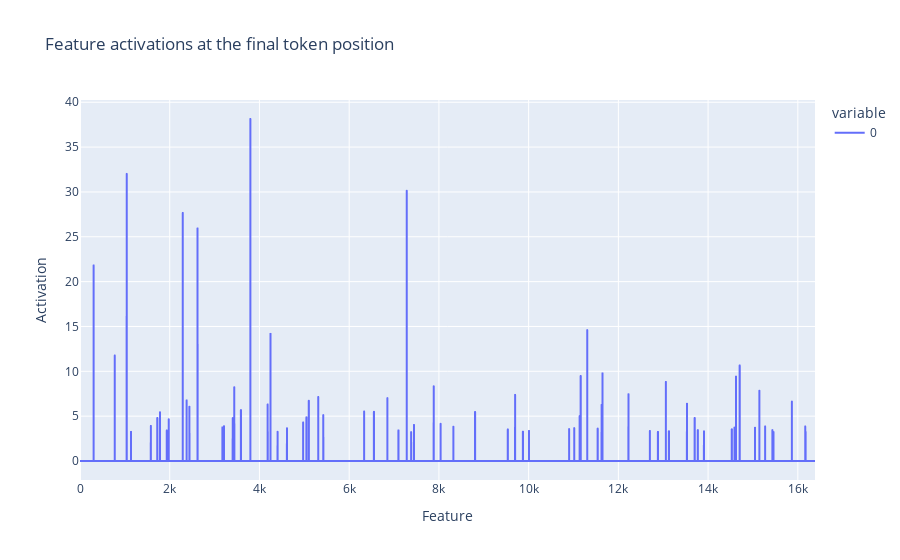

The cell this chart's notebook holds for it:
### Code cell
px.line(
    cache['blocks.12.hook_resid_post.hook_sae_acts_post'][0, -1, :].cpu().numpy(),
    title="Feature activations at the final token position",
    labels={"index": "Feature", "value": "Activation"},
).show()

### Figure 1 — Plotly figure (JSON) as saved in the notebook; plotly's stock layout.template omitted (floating-point values rounded to 4 significant figures; data arrays with more than 128 entries replaced by an {"elided": "..."} marker saying what was removed)
{"data": [{"hovertemplate": "variable=0<br>Feature=%{x}<br>Activation=%{y}<extra></extra>", "legendgroup": "0", "line": {"color": "#636efa", "dash": "solid"}, "marker": {"symbol": "circle"}, "mode": "lines", "name": "0", "showlegend": true, "type": "scattergl", "x": {"elided": "16384 int values"}, "xaxis": "x", "y": {"elided": "16384 float values"}, "yaxis": "y"}], "layout": {"legend": {"title": {"text": "variable"}, "tracegroupgap": 0}, "title": {"text": "Feature activations at the final token position"}, "xaxis": {"anchor": "y", "domain": [0, 1], "title": {"text": "Feature"}}, "yaxis": {"anchor": "x", "domain": [0, 1], "title": {"text": "Activation"}}}}
